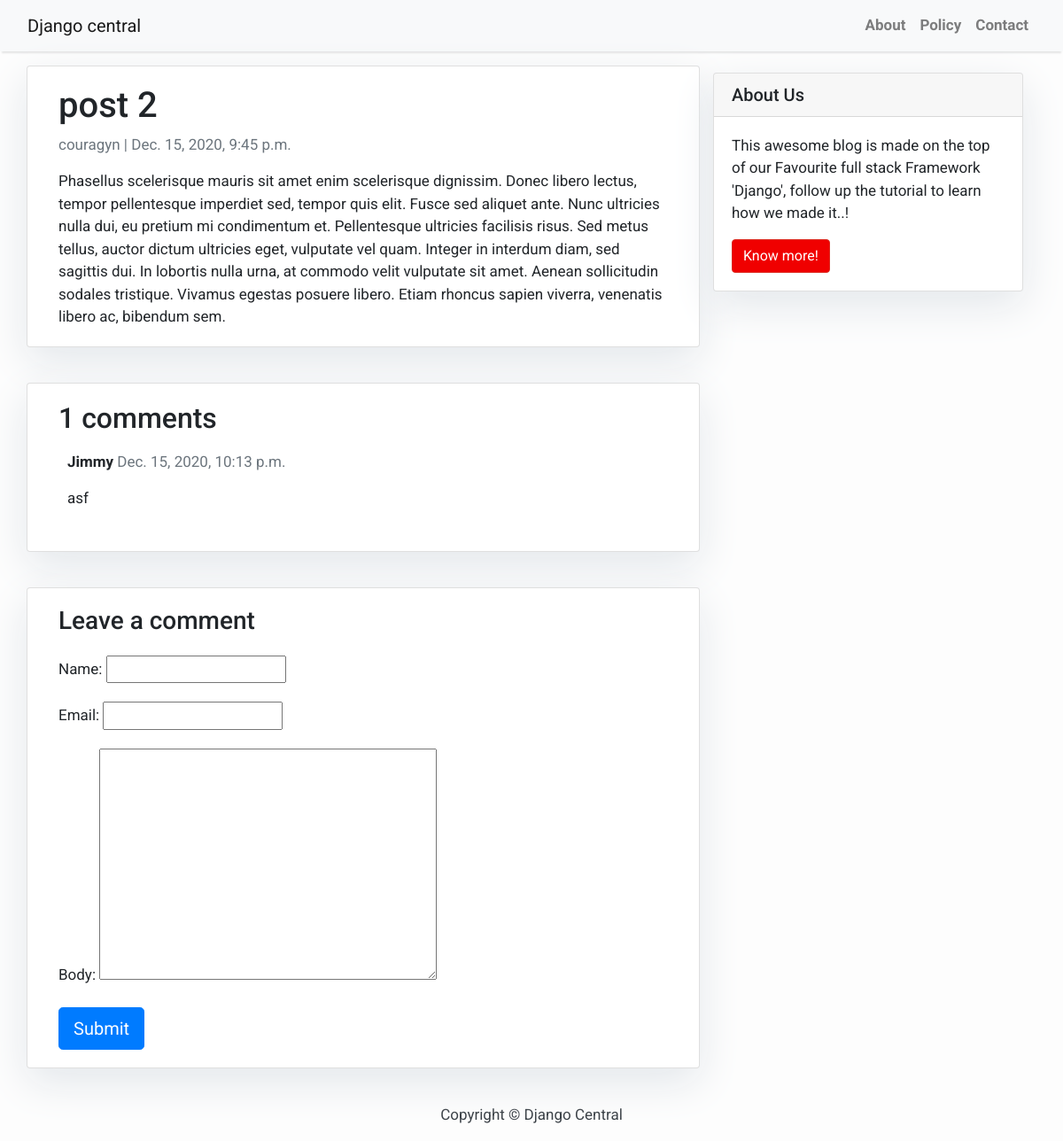
The page /post-2/ on the database its author committed.
### blog/models.py (models this page shows, shortened)
class Post(models.Model):
    title = models.CharField(max_length=200, unique=True)
    slug = models.SlugField(max_length=200, unique=True)
    description = models.TextField()
    keywords = models.CharField(max_length=200, unique=False)
    author = models.ForeignKey(User, on_delete= models.CASCADE,related_name='blog_posts')
    updated_on = models.DateTimeField(auto_now= True)
    content = models.TextField()
    created_on = models.DateTimeField(auto_now_add=True)
    status = models.IntegerField(choices=STATUS, default=0)
    class Meta:
        ordering = ['-created_on']

class Comment(models.Model):
    post = models.ForeignKey(Post,on_delete=models.CASCADE,related_name='comments')
    name = models.CharField(max_length=80)
    email = models.EmailField()
    body = models.TextField()
    created_on = models.DateTimeField(auto_now_add=True)
    active = models.BooleanField(default=False)
    class Meta:
        ordering = ['created_on']

### blog/views.py (the view)
# urls.py: path('<slug:slug>/', views.post_detail, name='post_detail')
def post_detail(request, slug):
    template_name = 'post_detail.html'
    post = get_object_or_404(Post, slug=slug)
    comments = post.comments.filter(active=True)
    new_comment = None
    if request.method == 'POST':
        comment_form = CommentForm(data=request.POST)
        if comment_form.is_valid():
            new_comment = comment_form.save(commit=False)
            new_comment.post = post
            new_comment.save()
    else:
        comment_form = CommentForm()
    return render(request, template_name, {'post': post,
                                           'comments': comments,
                                           'new_comment': new_comment,
                                           'comment_form': comment_form})

### blog/forms.py
class CommentForm(forms.ModelForm):
    class Meta:
        model = Comment
        fields = ('name', 'email', 'body')

### templates/post_detail.html (shortened to what this page needs)
{% extends 'base.html' %} {% block content %}
<div class="container">
  <div class="row">
    <div class="col-md-8 card mb-4  mt-3 left  top">
      <div class="card-body">
        <h1>{% block title %} {{ post.title }} {% endblock title %}</h1>
        <p class=" text-muted">{{ post.author }} | {{ post.created_on }}</p>
        <p class="card-text ">{{ post.content | safe }}</p>
      </div>
    </div>
    {% block sidebar %} {% include 'sidebar.html' %} {% endblock sidebar %}
    <div class="col-md-8 card mb-4  mt-3 ">
      <div class="card-body">
        <h2>{{ comments.count }} comments</h2>
        {% for comment in comments %}
        <div class="comments" style="padding: 10px;">
          <p class="font-weight-bold">
            {{ comment.name }}
            <span class=" text-muted font-weight-normal">
              {{ comment.created_on }}
            </span>
          </p>
          {{ comment.body | linebreaks }}
        </div>
        {% endfor %}
      </div>
    </div>
    <div class="col-md-8 card mb-4  mt-3 ">
      <div class="card-body">
        {% if new_comment %}
        <div class="alert alert-success" role="alert">
          Your comment is awaiting moderation
        </div>
        {% else %}
        <h3>Leave a comment</h3>
        <form method="post" style="margin-top: 1.3em;">
          {{ comment_form.as_p }}
          <button type="submit" class="btn btn-primary  btn-lg">Submit</button>
        </form>
        {% endif %}
      </div>
    </div>
  </div>
</div>
{% endblock content %}

### templates/base.html (style rules this page uses)
body { font-family: "Roboto", sans-serif; font-size: 17px; background-color: #fdfdfd; }

### templates/sidebar.html (style rules this page uses)
.card { box-shadow: 0 16px 48px #E3E7EB; }

### rows shown on the page
Post: title "post 2", author "couragyn", created_on "Dec. 15, 2020, 9:45 p.m.", content "Phasellus scelerisque mauris sit amet enim scelerisque dignissim. Donec libero lectus, tempor pellentesque imperdiet sed, tempor quis elit. Fusce sed aliquet ante. Nunc ultricies nulla dui, eu pretium mi condimentum et. Pellentesque ultricies facilisis risus. Sed metus tellus, auctor dictum ultricies eget, vulputate vel quam. Integer in interdum diam, sed sagittis dui. In lobortis nulla urna, at commodo velit vulputate sit amet. Aenean sollicitudin sodales tristique. Vivamus egestas posuere libero. Etiam rhoncus sapien viverra, venenatis libero ac, bibendum sem."
Comment: name "Jimmy", created_on "Dec. 15, 2020, 10:13 p.m.", body "asf"

### other values the page prints
{{ comments.count }} "1"
